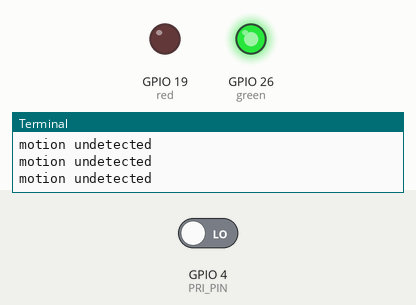
The program below on a simulated Raspberry Pi (BCM pin numbers). Shown: output pins drawn as LEDs (lit = HIGH), the last lines printed to the terminal. The test bench sets the inputs (shaded band); at power-on: GPIO 4 (PRI_PIN) LOW. At 22.8 s the program stops and its outputs stay as they are.

Above: at 5.0 s.
5.1 s: GPIO 4 (PRI_PIN) driven HIGH
At 7.1 s:
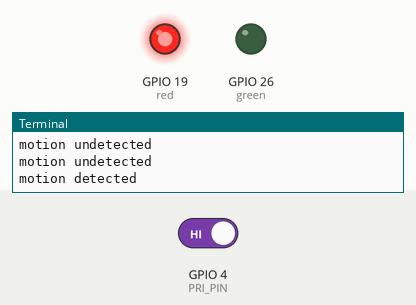
7.5 s: GPIO 4 (PRI_PIN) driven LOW
At 23.6 s:
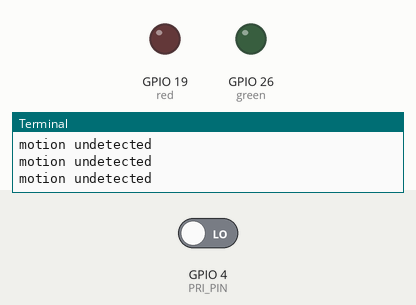
Timing chart, 0 to 24.3 s (numbered marks = the images above; inputs shaded):
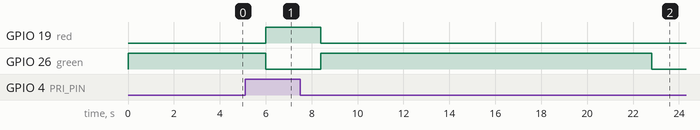

The program:

PRI_sensor.py
```python
#!/usr/bin/env python
# -*- coding: utf-8 -*-
import RPi.GPIO as GPIO
import time

PRI_PIN = 4
red = 19
green = 26

GPIO.setwarnings(False)

GPIO.setmode(GPIO.BCM)

GPIO.setup(PRI_PIN, GPIO.IN)
GPIO.setup(red, GPIO.OUT)
GPIO.setup(green, GPIO.OUT)

#while 1:
for i in range(1,20):
    if GPIO.input(PRI_PIN) == 1:
        GPIO.output(red,GPIO.input(PRI_PIN))
        GPIO.output(green,0)
        print("motion detected")
        time.sleep(0.2)
    else :
        GPIO.output(red,GPIO.input(PRI_PIN))
        GPIO.output(green,1)
        print("motion undetected")
        time.sleep(0.2)
    time.sleep(1)

GPIO.cleanup()
```

Measured:
- after the input at 5.1 s, GPIO 19 (red): LOW → HIGH after 0.90 s; GPIO 26 (green): HIGH → LOW after 0.90 s
- after the input at 7.5 s, GPIO 19 (red): HIGH → LOW after 0.90 s instead of 15.3 s; GPIO 26 (green): LOW → HIGH after 0.90 s, → LOW 14.4 s later
